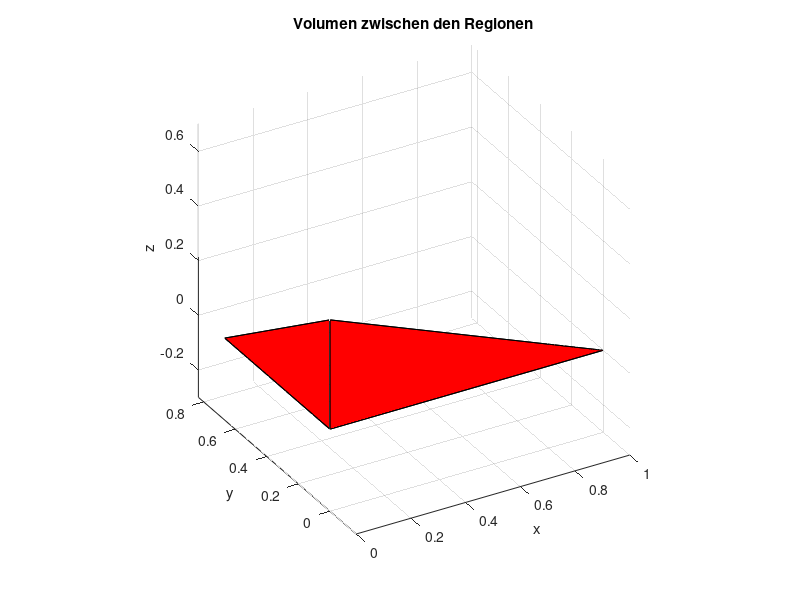

Here is the MATLAB script that generated this plot:
% Definieren Sie die Eckpunkte des Polyeders basierend auf den Schnittpunkten der Ebenen
vertices = [0 0 0;    % Ursprung
            1 0 0;    % x-Achsenabschnitt, anpassen gemäß tatsächlichem Schnittpunkt
            0 2/3 0;  % y-Achsenabschnitt, anpassen gemäß tatsächlichem Schnittpunkt
            0 0 2/5]; % z-Achsenabschnitt

% Definieren Sie die Flächen des Polyeders
faces = {[1, 2, 4], [1, 3, 4], [1, 2, 3], [2, 3, 4]};

% Plotten Sie jede Fläche
figure;
hold on;
for i = 1:length(faces)
    f = faces{i};
    fill3(vertices(f,1), vertices(f,2), vertices(f,3), 'r');
end

% Einrichten des Plots
xlabel('x');
ylabel('y');
zlabel('z');
title('Volumen zwischen den Regionen');
axis equal;
view(-30, 30);
grid on;
